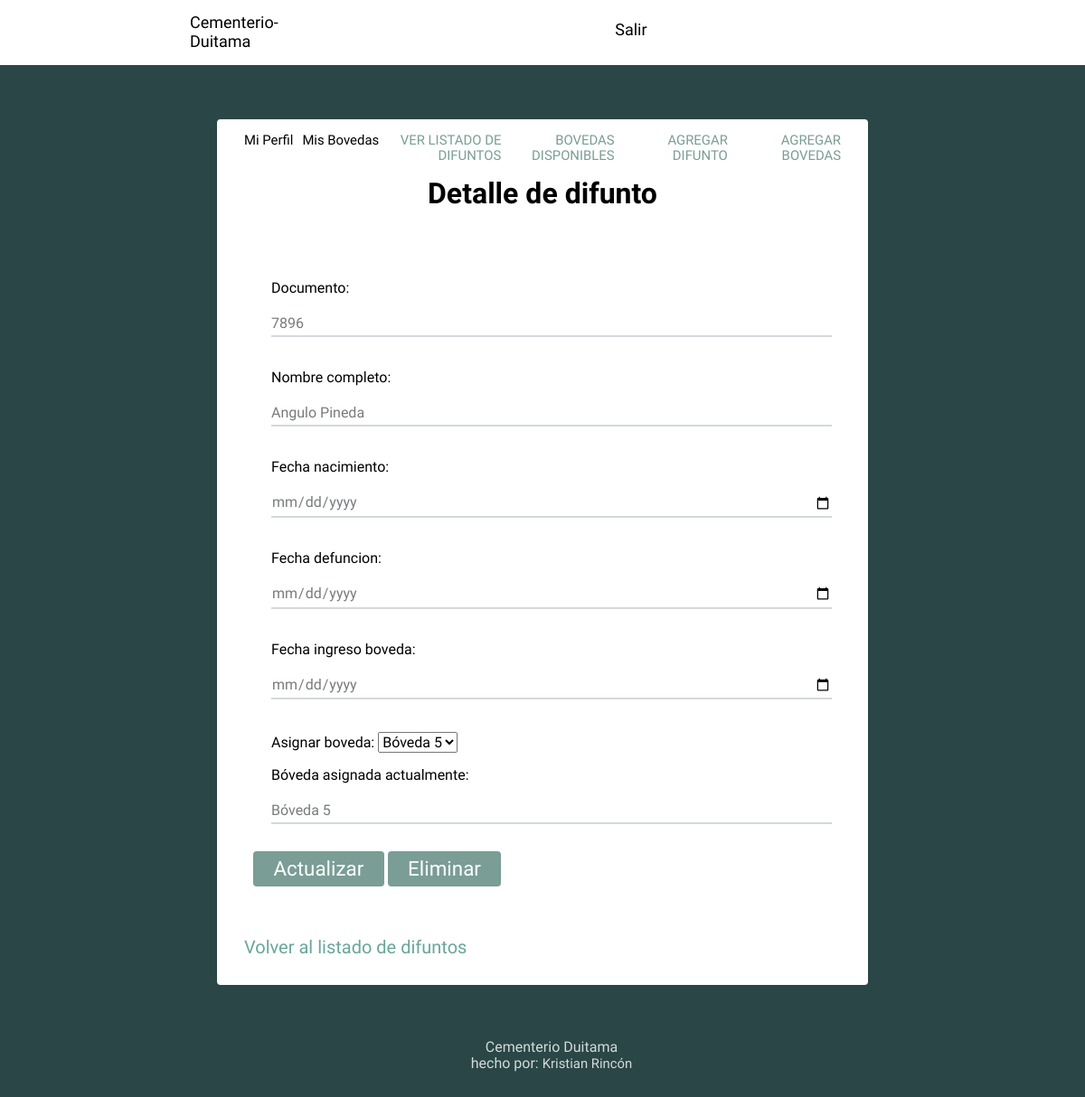
/difuntos/7896/ (signed in), run on the app's committed database.
### core/models.py (models this page shows)
class Difunto(models.Model):
    documento = models.IntegerField(primary_key=True)
    nombre_completo = models.CharField(max_length=100)
    fecha_nacimiento = models.DateField()
    fecha_defuncion = models.DateField()
    fecha_ingreso_boveda = models.DateField()
    boveda_asignada = models.ForeignKey(Alquiler, on_delete=models.CASCADE, verbose_name='asignar boveda')
    familiar = models.ForeignKey(User, on_delete=models.CASCADE)

### core/views.py (the view)
# urls.py: path('difuntos/<int:documento>/', views.difunto_detail, name='difunto_detail'),
def difunto_detail(request, documento):
    difunto = get_object_or_404(Difunto, documento=documento, familiar=request.user)
    if request.method == 'POST':
        form = None
        if 'update' in request.POST:
            form = DifuntoForm(request.user, data=request.POST, instance=difunto)
            if form.is_valid():
                difunto_actualizado = form.save(commit=False)
                difunto_actualizado.save()
                messages.success(request, 'El difunto ha sido actualizado exitosamente.')
                return redirect('difunto_list')
        elif 'delete' in request.POST:
            return render(request, 'difuntos/eliminar_difunto.html', {'difunto': difunto})
    else:
        form = DifuntoForm(request.user, instance=difunto if difunto else None)
    if difunto and difunto.boveda_asignada:
        form.fields['boveda_actual'].initial = difunto.boveda_asignada
    context = {
        'form': form,
        'difunto': difunto,
    }
    return render(request, 'difuntos/difunto_detail.html', context)

### core/models.py (called while the page is built)
    def __str__(self):
        return f'Bóveda {self.boveda.numero}'

### core/templates/difuntos/difunto_detail.html (shortened to what this page needs)
{% extends 'layout.html' %}
{% block content %}
  <h1 class="h1">Detalle de difunto</h1>
  <form method="POST">
    {{ form.as_p }}
    <button type="submit" name="update">Actualizar</button>
    <button type="submit" name="delete">Eliminar</button>
  </form>
  <p><a href="{% url 'difunto_list' %}" class="enlace">Volver al listado de difuntos</a></p>
{% endblock %}

### core/static/core/style.css (style rules this page uses)
body { background: #2a4646; font-size: 62.5%; font-family: 'Varela Round', Helvetica, Arial, serif; }
.h1 { margin-top: 0%; text-align: center; font-size: 2rem; }
p { font-size: 1rem; margin-left: 20px; }
button { font-size: 1.4rem; color: white; padding: 0.4rem 1.4rem; border: none; background: #7A9D96; border-radius: 4px; cursor: pointer; }
a { font-size: .93rem; text-decoration: none; color: black; }
.enlace { color: #68a69a; font-size: 20px; margin-left: 10px; }
p { margin-bottom: 10px; }
form { margin: 0; padding: 40px; font-size: 1rem; }
input { width: 100%; border: 0; border-bottom: 2px solid #D3D8DC; outline: 0; background: #fff; padding: 20px 0 4px; margin: 0 0 20px; color: #777B7E; }

### data on the page
Difunto: documento "7896", nombre_completo "Angulo Pineda", boveda_asignada "Bóveda 5"
